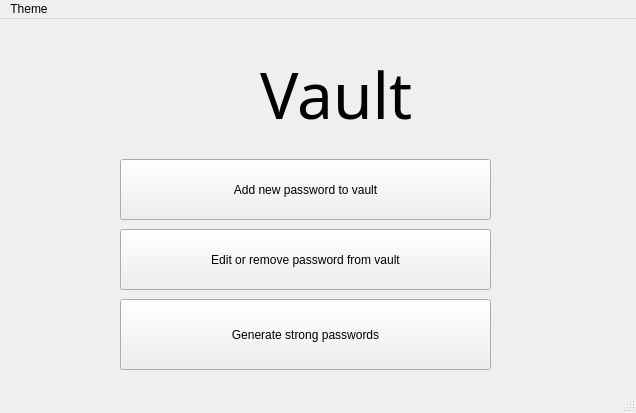
<?xml version="1.0" encoding="UTF-8"?>
<ui version="4.0">
 <class>MainWindow</class>
 <widget class="QMainWindow" name="MainWindow">
  <property name="geometry">
   <rect>
    <x>0</x>
    <y>0</y>
    <width>636</width>
    <height>413</height>
   </rect>
  </property>
  <property name="windowTitle">
   <string>Vault</string>
  </property>
  <property name="animated">
   <bool>true</bool>
  </property>
  <widget class="QWidget" name="centralwidget">
   <widget class="QLabel" name="label">
    <property name="geometry">
     <rect>
      <x>120</x>
      <y>10</y>
      <width>121</width>
      <height>121</height>
     </rect>
    </property>
    <property name="text">
     <string/>
    </property>
    <property name="pixmap">
     <pixmap resource="C:/Users/anshk/Downloads/pog.qrc">:/keyImage/pngtree-key-vector-icon-png-image_1027880.jpg</pixmap>
    </property>
    <property name="scaledContents">
     <bool>true</bool>
    </property>
   </widget>
   <widget class="QLabel" name="label_2">
    <property name="geometry">
     <rect>
      <x>260</x>
      <y>10</y>
      <width>391</width>
      <height>131</height>
     </rect>
    </property>
    <property name="font">
     <font>
      <family>Rockwell</family>
      <pointsize>48</pointsize>
     </font>
    </property>
    <property name="text">
     <string>Vault</string>
    </property>
    <property name="textFormat">
     <enum>Qt::RichText</enum>
    </property>
    <property name="scaledContents">
     <bool>true</bool>
    </property>
   </widget>
   <widget class="QPushButton" name="newpassButton">
    <property name="geometry">
     <rect>
      <x>120</x>
      <y>140</y>
      <width>371</width>
      <height>61</height>
     </rect>
    </property>
    <property name="text">
     <string>Add new password to vault</string>
    </property>
   </widget>
   <widget class="QPushButton" name="editpassButton">
    <property name="geometry">
     <rect>
      <x>120</x>
      <y>210</y>
      <width>371</width>
      <height>61</height>
     </rect>
    </property>
    <property name="text">
     <string>Edit or remove password from vault</string>
    </property>
   </widget>
   <widget class="QPushButton" name="generatepassButton">
    <property name="geometry">
     <rect>
      <x>120</x>
      <y>280</y>
      <width>371</width>
      <height>71</height>
     </rect>
    </property>
    <property name="text">
     <string>Generate strong passwords</string>
    </property>
   </widget>
  </widget>
  <widget class="QMenuBar" name="menubar">
   <property name="geometry">
    <rect>
     <x>0</x>
     <y>0</y>
     <width>636</width>
     <height>26</height>
    </rect>
   </property>
   <widget class="QMenu" name="menuTheme">
    <property name="title">
     <string>Theme</string>
    </property>
    <addaction name="actionDark"/>
    <addaction name="actionLight"/>
   </widget>
   <addaction name="menuTheme"/>
  </widget>
  <widget class="QStatusBar" name="statusbar"/>
  <action name="actionDark">
   <property name="text">
    <string>Dark</string>
   </property>
  </action>
  <action name="actionLight">
   <property name="text">
    <string>Light</string>
   </property>
  </action>
 </widget>
 <resources>
  <include location="C:/Users/anshk/Downloads/pog.qrc"/>
 </resources>
 <connections/>
</ui>
